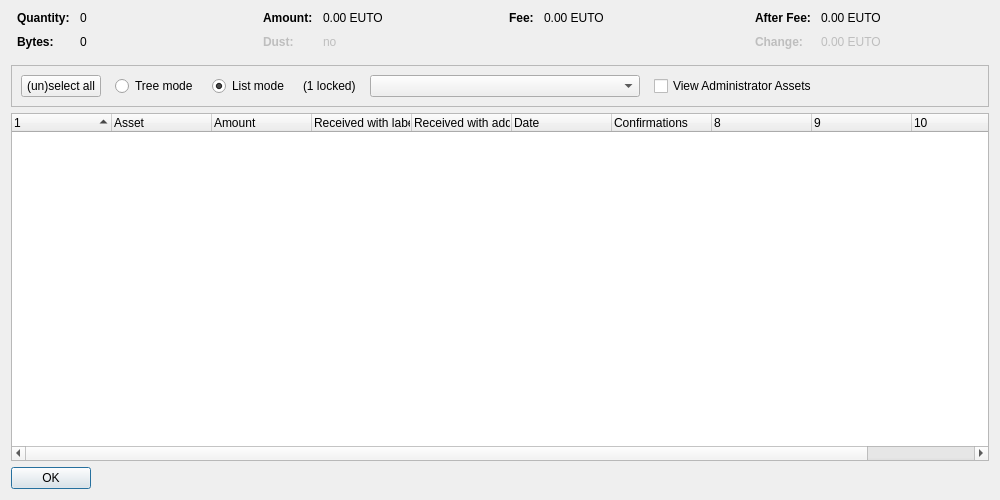
<?xml version="1.0" encoding="UTF-8"?>
<ui version="4.0">
 <class>AssetControlDialog</class>
 <widget class="QDialog" name="AssetControlDialog">
  <property name="geometry">
   <rect>
    <x>0</x>
    <y>0</y>
    <width>1000</width>
    <height>500</height>
   </rect>
  </property>
  <property name="windowTitle">
   <string>Asset Selection</string>
  </property>
  <layout class="QVBoxLayout" name="verticalLayout">
   <item>
    <layout class="QHBoxLayout" name="horizontalLayoutTop" stretch="0,0,0,0">
     <property name="topMargin">
      <number>0</number>
     </property>
     <property name="bottomMargin">
      <number>10</number>
     </property>
     <item>
      <layout class="QFormLayout" name="formLayoutAssetControl1">
       <property name="horizontalSpacing">
        <number>10</number>
       </property>
       <property name="verticalSpacing">
        <number>10</number>
       </property>
       <property name="leftMargin">
        <number>6</number>
       </property>
       <property name="rightMargin">
        <number>6</number>
       </property>
       <item row="0" column="0">
        <widget class="QLabel" name="labelAssetControlQuantityText">
         <property name="font">
          <font>
           <weight>75</weight>
           <bold>true</bold>
          </font>
         </property>
         <property name="text">
          <string>Quantity:</string>
         </property>
        </widget>
       </item>
       <item row="0" column="1">
        <widget class="QLabel" name="labelAssetControlQuantity">
         <property name="cursor">
          <cursorShape>IBeamCursor</cursorShape>
         </property>
         <property name="contextMenuPolicy">
          <enum>Qt::ActionsContextMenu</enum>
         </property>
         <property name="text">
          <string notr="true">0</string>
         </property>
         <property name="textInteractionFlags">
          <set>Qt::LinksAccessibleByMouse|Qt::TextSelectableByKeyboard|Qt::TextSelectableByMouse</set>
         </property>
        </widget>
       </item>
       <item row="1" column="0">
        <widget class="QLabel" name="labelAssetControlBytesText">
         <property name="font">
          <font>
           <weight>75</weight>
           <bold>true</bold>
          </font>
         </property>
         <property name="text">
          <string>Bytes:</string>
         </property>
        </widget>
       </item>
       <item row="1" column="1">
        <widget class="QLabel" name="labelAssetControlBytes">
         <property name="cursor">
          <cursorShape>IBeamCursor</cursorShape>
         </property>
         <property name="contextMenuPolicy">
          <enum>Qt::ActionsContextMenu</enum>
         </property>
         <property name="text">
          <string notr="true">0</string>
         </property>
         <property name="textInteractionFlags">
          <set>Qt::LinksAccessibleByMouse|Qt::TextSelectableByKeyboard|Qt::TextSelectableByMouse</set>
         </property>
        </widget>
       </item>
      </layout>
     </item>
     <item>
      <layout class="QFormLayout" name="formLayoutAssetControl2">
       <property name="horizontalSpacing">
        <number>10</number>
       </property>
       <property name="verticalSpacing">
        <number>10</number>
       </property>
       <property name="leftMargin">
        <number>6</number>
       </property>
       <property name="rightMargin">
        <number>6</number>
       </property>
       <item row="0" column="0">
        <widget class="QLabel" name="labelAssetControlAmountText">
         <property name="font">
          <font>
           <weight>75</weight>
           <bold>true</bold>
          </font>
         </property>
         <property name="text">
          <string>Amount:</string>
         </property>
        </widget>
       </item>
       <item row="0" column="1">
        <widget class="QLabel" name="labelAssetControlAmount">
         <property name="cursor">
          <cursorShape>IBeamCursor</cursorShape>
         </property>
         <property name="contextMenuPolicy">
          <enum>Qt::ActionsContextMenu</enum>
         </property>
         <property name="text">
          <string notr="true">0.00 EUTO</string>
         </property>
         <property name="textInteractionFlags">
          <set>Qt::LinksAccessibleByMouse|Qt::TextSelectableByKeyboard|Qt::TextSelectableByMouse</set>
         </property>
        </widget>
       </item>
       <item row="1" column="0">
        <widget class="QLabel" name="labelAssetControlLowOutputText">
         <property name="enabled">
          <bool>false</bool>
         </property>
         <property name="font">
          <font>
           <weight>75</weight>
           <bold>true</bold>
          </font>
         </property>
         <property name="text">
          <string>Dust:</string>
         </property>
        </widget>
       </item>
       <item row="1" column="1">
        <widget class="QLabel" name="labelAssetControlLowOutput">
         <property name="enabled">
          <bool>false</bool>
         </property>
         <property name="cursor">
          <cursorShape>IBeamCursor</cursorShape>
         </property>
         <property name="contextMenuPolicy">
          <enum>Qt::ActionsContextMenu</enum>
         </property>
         <property name="text">
          <string notr="true">no</string>
         </property>
         <property name="textInteractionFlags">
          <set>Qt::LinksAccessibleByMouse|Qt::TextSelectableByKeyboard|Qt::TextSelectableByMouse</set>
         </property>
        </widget>
       </item>
      </layout>
     </item>
     <item>
      <layout class="QFormLayout" name="formLayoutAssetControl3">
       <property name="horizontalSpacing">
        <number>10</number>
       </property>
       <property name="verticalSpacing">
        <number>10</number>
       </property>
       <property name="leftMargin">
        <number>6</number>
       </property>
       <property name="rightMargin">
        <number>6</number>
       </property>
       <item row="0" column="0">
        <widget class="QLabel" name="labelAssetControlFeeText">
         <property name="font">
          <font>
           <weight>75</weight>
           <bold>true</bold>
          </font>
         </property>
         <property name="text">
          <string>Fee:</string>
         </property>
        </widget>
       </item>
       <item row="0" column="1">
        <widget class="QLabel" name="labelAssetControlFee">
         <property name="cursor">
          <cursorShape>IBeamCursor</cursorShape>
         </property>
         <property name="contextMenuPolicy">
          <enum>Qt::ActionsContextMenu</enum>
         </property>
         <property name="text">
          <string notr="true">0.00 EUTO</string>
         </property>
         <property name="textInteractionFlags">
          <set>Qt::LinksAccessibleByMouse|Qt::TextSelectableByKeyboard|Qt::TextSelectableByMouse</set>
         </property>
        </widget>
       </item>
      </layout>
     </item>
     <item>
      <layout class="QFormLayout" name="formLayoutAssetControl4">
       <property name="horizontalSpacing">
        <number>10</number>
       </property>
       <property name="verticalSpacing">
        <number>10</number>
       </property>
       <property name="leftMargin">
        <number>6</number>
       </property>
       <property name="rightMargin">
        <number>6</number>
       </property>
       <item row="0" column="0">
        <widget class="QLabel" name="labelAssetControlAfterFeeText">
         <property name="font">
          <font>
           <weight>75</weight>
           <bold>true</bold>
          </font>
         </property>
         <property name="text">
          <string>After Fee:</string>
         </property>
        </widget>
       </item>
       <item row="0" column="1">
        <widget class="QLabel" name="labelAssetControlAfterFee">
         <property name="cursor">
          <cursorShape>IBeamCursor</cursorShape>
         </property>
         <property name="contextMenuPolicy">
          <enum>Qt::ActionsContextMenu</enum>
         </property>
         <property name="text">
          <string notr="true">0.00 EUTO</string>
         </property>
         <property name="textInteractionFlags">
          <set>Qt::LinksAccessibleByMouse|Qt::TextSelectableByKeyboard|Qt::TextSelectableByMouse</set>
         </property>
        </widget>
       </item>
       <item row="1" column="0">
        <widget class="QLabel" name="labelAssetControlChangeText">
         <property name="enabled">
          <bool>false</bool>
         </property>
         <property name="font">
          <font>
           <weight>75</weight>
           <bold>true</bold>
          </font>
         </property>
         <property name="text">
          <string>Change:</string>
         </property>
        </widget>
       </item>
       <item row="1" column="1">
        <widget class="QLabel" name="labelAssetControlChange">
         <property name="enabled">
          <bool>false</bool>
         </property>
         <property name="cursor">
          <cursorShape>IBeamCursor</cursorShape>
         </property>
         <property name="contextMenuPolicy">
          <enum>Qt::ActionsContextMenu</enum>
         </property>
         <property name="text">
          <string notr="true">0.00 EUTO</string>
         </property>
         <property name="textInteractionFlags">
          <set>Qt::LinksAccessibleByMouse|Qt::TextSelectableByKeyboard|Qt::TextSelectableByMouse</set>
         </property>
        </widget>
       </item>
      </layout>
     </item>
    </layout>
   </item>
   <item>
    <widget class="QFrame" name="frame">
     <property name="minimumSize">
      <size>
       <width>0</width>
       <height>40</height>
      </size>
     </property>
     <property name="frameShape">
      <enum>QFrame::StyledPanel</enum>
     </property>
     <property name="frameShadow">
      <enum>QFrame::Sunken</enum>
     </property>
     <layout class="QHBoxLayout" name="horizontalLayout">
      <item>
       <layout class="QHBoxLayout" name="horizontalLayoutPanel" stretch="0,0,0,0,0,0,0">
        <property name="spacing">
         <number>14</number>
        </property>
        <item>
         <widget class="QPushButton" name="pushButtonSelectAll">
          <property name="sizePolicy">
           <sizepolicy hsizetype="Maximum" vsizetype="Fixed">
            <horstretch>0</horstretch>
            <verstretch>0</verstretch>
           </sizepolicy>
          </property>
          <property name="text">
           <string>(un)select all</string>
          </property>
          <property name="autoDefault">
           <bool>false</bool>
          </property>
         </widget>
        </item>
        <item>
         <widget class="QRadioButton" name="radioTreeMode">
          <property name="sizePolicy">
           <sizepolicy hsizetype="Maximum" vsizetype="Fixed">
            <horstretch>0</horstretch>
            <verstretch>0</verstretch>
           </sizepolicy>
          </property>
          <property name="text">
           <string>Tree mode</string>
          </property>
         </widget>
        </item>
        <item>
         <widget class="QRadioButton" name="radioListMode">
          <property name="sizePolicy">
           <sizepolicy hsizetype="Maximum" vsizetype="Fixed">
            <horstretch>0</horstretch>
            <verstretch>0</verstretch>
           </sizepolicy>
          </property>
          <property name="text">
           <string>List mode</string>
          </property>
          <property name="checked">
           <bool>true</bool>
          </property>
         </widget>
        </item>
        <item>
         <widget class="QLabel" name="labelLocked">
          <property name="text">
           <string notr="true">(1 locked)</string>
          </property>
         </widget>
        </item>
        <item>
         <widget class="QComboBox" name="assetList">
          <property name="minimumContentsLength">
           <number>30</number>
          </property>
         </widget>
        </item>
        <item>
         <widget class="QCheckBox" name="viewAdministrator">
          <property name="toolTip">
           <string>View assets that you have the ownership asset for</string>
          </property>
          <property name="text">
           <string>View Administrator Assets</string>
          </property>
         </widget>
        </item>
        <item>
         <spacer name="horizontalSpacer">
          <property name="orientation">
           <enum>Qt::Horizontal</enum>
          </property>
          <property name="sizeHint" stdset="0">
           <size>
            <width>40</width>
            <height>20</height>
           </size>
          </property>
         </spacer>
        </item>
       </layout>
      </item>
     </layout>
    </widget>
   </item>
   <item>
    <widget class="AssetControlTreeWidget" name="treeWidget">
     <property name="contextMenuPolicy">
      <enum>Qt::CustomContextMenu</enum>
     </property>
     <property name="sortingEnabled">
      <bool>false</bool>
     </property>
     <property name="columnCount">
      <number>11</number>
     </property>
     <attribute name="headerShowSortIndicator" stdset="0">
      <bool>true</bool>
     </attribute>
     <attribute name="headerStretchLastSection">
      <bool>false</bool>
     </attribute>
     <column>
      <property name="text">
       <string/>
      </property>
     </column>
     <column>
      <property name="text">
       <string>Asset</string>
      </property>
     </column>
     <column>
      <property name="text">
       <string>Amount</string>
      </property>
     </column>
     <column>
      <property name="text">
       <string>Received with label</string>
      </property>
     </column>
     <column>
      <property name="text">
       <string>Received with address</string>
      </property>
     </column>
     <column>
      <property name="text">
       <string>Date</string>
      </property>
     </column>
     <column>
      <property name="text">
       <string>Confirmations</string>
      </property>
      <property name="toolTip">
       <string>Confirmed</string>
      </property>
     </column>
     <column>
      <property name="text">
       <string/>
      </property>
     </column>
     <column>
      <property name="text">
       <string/>
      </property>
     </column>
     <column>
      <property name="text">
       <string/>
      </property>
     </column>
     <column>
      <property name="text">
       <string/>
      </property>
     </column>
    </widget>
   </item>
   <item>
    <widget class="QDialogButtonBox" name="buttonBox">
     <property name="sizePolicy">
      <sizepolicy hsizetype="Maximum" vsizetype="Fixed">
       <horstretch>0</horstretch>
       <verstretch>0</verstretch>
      </sizepolicy>
     </property>
     <property name="orientation">
      <enum>Qt::Horizontal</enum>
     </property>
     <property name="standardButtons">
      <set>QDialogButtonBox::Ok</set>
     </property>
    </widget>
   </item>
  </layout>
 </widget>
 <customwidgets>
  <customwidget>
   <class>AssetControlTreeWidget</class>
   <extends>QTreeWidget</extends>
   <header location="global">assetcontroltreewidget.h</header>
  </customwidget>
 </customwidgets>
 <resources/>
 <connections/>
</ui>
